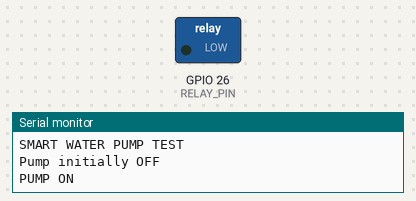
Bench run of a sketch on a simulated ESP32. Parts: switched loads named in the sketch (green lamp = pin HIGH), the last lines printed to the serial monitor.

Above: at 1.5 s.
At 5.5 s:
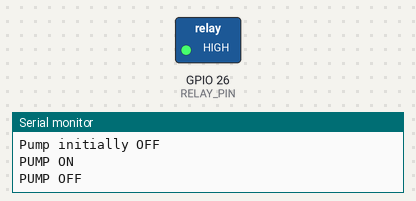
Timing chart, 0 to 10.4 s (numbered marks = the images above):
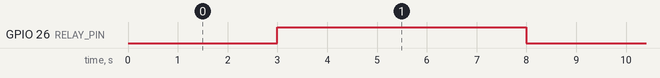

The sketch:

pump_relay_test.ino
```cpp
#define RELAY_PIN 26

// Change these if your relay uses the opposite polarity
#define RELAY_ON  LOW
#define RELAY_OFF HIGH

void setup() {
  Serial.begin(115200);

  digitalWrite(RELAY_PIN, RELAY_OFF);
  pinMode(RELAY_PIN, OUTPUT);

  Serial.println("SMART WATER PUMP TEST");
  Serial.println("Pump initially OFF");
}

void loop() {

  Serial.println("PUMP ON");
  digitalWrite(RELAY_PIN, RELAY_ON);

  delay(3000);

  Serial.println("PUMP OFF");
  digitalWrite(RELAY_PIN, RELAY_OFF);

  delay(5000);
}
```

Measured:
- by itself, GPIO 26 (RELAY_PIN): alternates HIGH for 5.0 s and LOW for 3.0 s
